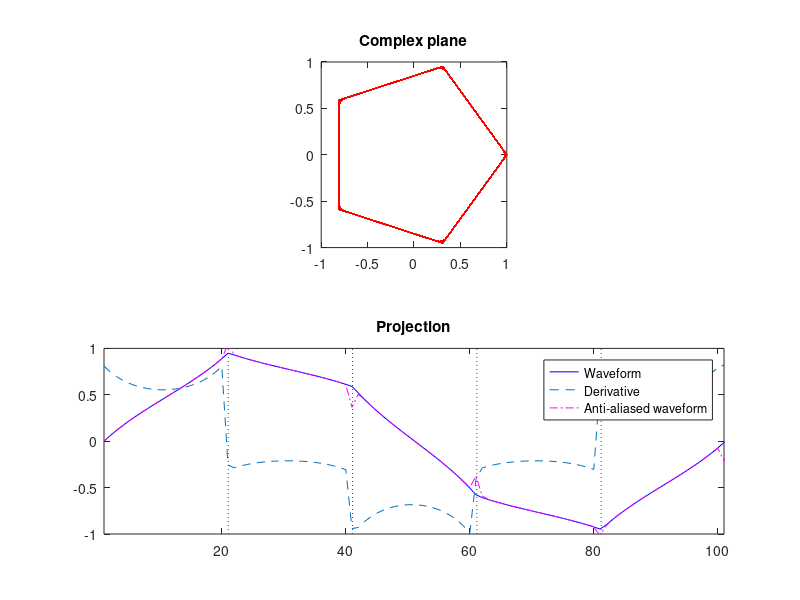

MATLAB code for this plot:
%% synthesis

% core parameters
a = 5; % schlalfi numerator
b = 1; % schalfi denominator (a > 2b)
n = a/b; % order (schlalfi symbol)
f0 = 440; % f0
T = 0.0; % teeth
phaseOffset = 0; % initial phase
R = 1; % scale

fs = 44100;
dPhase = 2*pi * (f0/fs); % phase increment
sizeP = ceil(fs/f0*b); % period in samples

theta = phaseOffset; % init phase radial amplitude calculation
p = zeros(1, fs); % radial amplitude of geometry
for i=1:fs % geometry
    p(i) = cos(pi/n) / cos(mod(theta, 2*pi/n) -pi/n + T) * R;
    theta = theta+dPhase;
end

theta = 0; % init phase for sampling
poly = zeros(1, fs); % sampled geometry
for i=1:fs
    poly(i) = p(i) * (cos(theta) + 1j*sin(theta));
    theta = theta+dPhase;
end

waveform = imag(poly); % projection to y axis

%% anti aliasing

dx = diff(waveform); % first derivative of the waveform
dx = dx / max(abs(dx)); % normalisation
dx = [dx dx(1)]; % wrap around

waveformAA = waveform; % anti-aliased waveform
disc = zeros(1, a); % location of discontinuities expressed in samples

for k=1:a % iterate through the discontinuities in the first period
    
    disc(k) = fs/(n*f0)*k - fs/f0/(2*pi/phaseOffset) + 1;
   
    % boundary samples
    n3 = ceil(disc(k));
    n1 = n3-2;
    n2 = n1+1;
    n4 = n3+1;
    
    d = n3 - disc(k); % fractional delay between the discontinuity and the next sample 
    
    u = -2*tan(pi/n) * cos((2*pi/n)*k); % slope of the derivative at the discontinuity
    
    % 4-point polyBLAMP residual coefficients
    p0 = d^5/120;
    p1 = (-3*d^5 +5*d^4 +10*d^3 +10*d^2 +5*d +1)/120;
    p2 = (3*d^5 -10*d^4 +40*d^2 -60*d +28)/120;
    p3 = (-d^5 +5*d^4 -10*d^3 +10*d^2 -5*d +1)/120;
    
    % waveform correction on the four samples around the discontinuity
    waveformAA(n1) = waveform(n1) -p0*u *sign(waveform(n1));
    waveformAA(n2) = waveform(n2) -p1*u *sign(waveform(n2));
    waveformAA(n3) = waveform(n3) -p2*u *sign(waveform(n3)); 
    waveformAA(n4) = waveform(n4) -p3*u *sign(waveform(n4));
end

%% plot

subplot(2,1,1);
plot(real(poly), imag(poly), 'r');
axis([-1 1 -1 1]);
axis equal;
title('Complex plane');

subplot(2,1,2);
graph1 = plot(waveform, 'b');
axis([1 sizeP -1 1]);
hold on;
graph2 = plot(dx, '--');
hold on;
graph3 = plot(waveformAA, '-.m');
for i=1:a
    line([disc(i),disc(i)], [-1,1],'Color','red','LineStyle',':');
end
legend([graph1, graph2, graph3],{'Waveform', 'Derivative', 'Anti-aliased waveform'});
title('Projection');

%% output

duration = 1;

y = zeros(1, duration*fs);
readIndex = 1;

for i=1:length(y)
    y(i) = waveform(readIndex);
    
    readIndex = mod(readIndex+1, sizeP);
    if(readIndex == 0)
        readIndex = 1;
    end
end

%soundsc(y, fs);